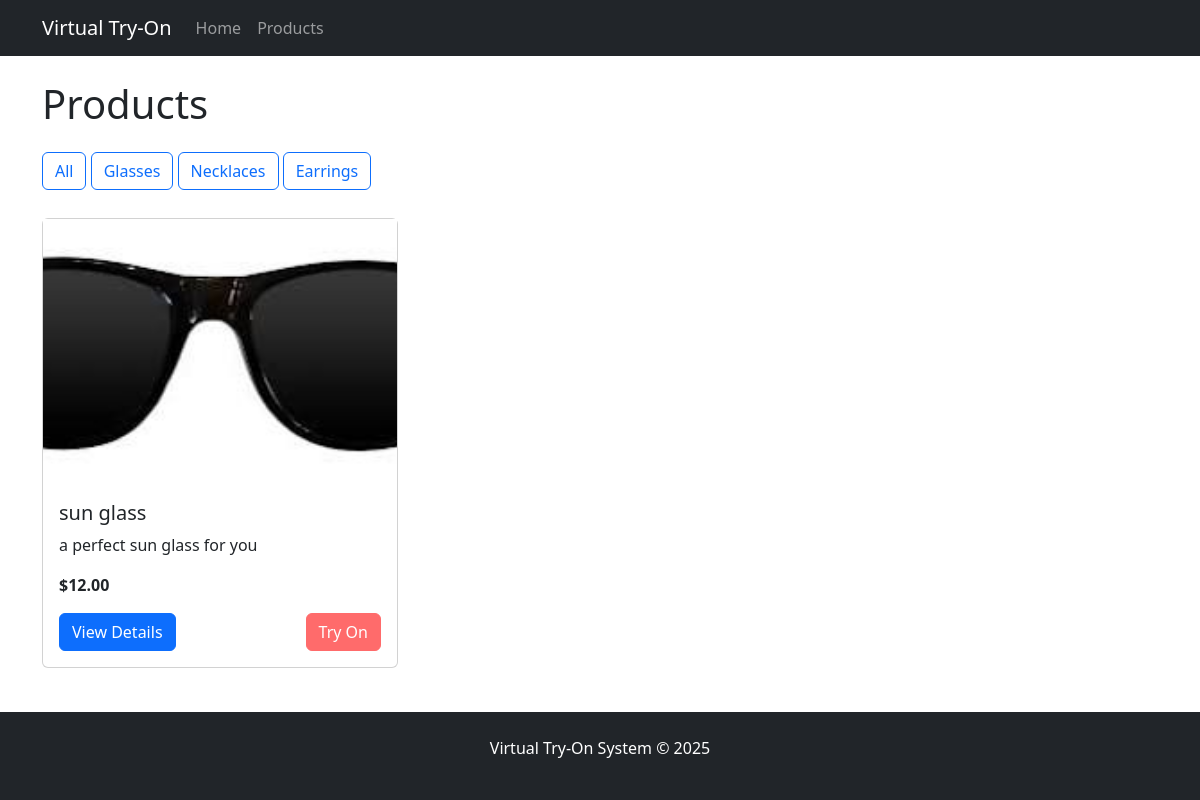
Screenshot of /products/?type=glasses with the database file from the repository.
### virtual_tryon/models.py (models this page shows, shortened)
class OrnamentProduct(models.Model):
    ORNAMENT_TYPES = (
        ('glasses', 'Glasses'),
        ('necklace', 'Necklace'),
        ('earrings', 'Earrings'),
    )
    name = models.CharField(max_length=100)
    description = models.TextField(blank=True)
    price = models.DecimalField(max_digits=10, decimal_places=2, default=0.00)
    ornament_type = models.CharField(max_length=20, choices=ORNAMENT_TYPES)
    image = models.ImageField(upload_to='ornaments/')
    created_at = models.DateTimeField(auto_now_add=True)

### virtual_tryon/views.py (the view)
# urls.py: path('products/', views.product_list, name='product_list'),
def product_list(request):
    ornament_type = request.GET.get('type', None)
    if ornament_type:
        products = OrnamentProduct.objects.filter(ornament_type=ornament_type)
    else:
        products = OrnamentProduct.objects.all()
    context = {
        'products': products,
        'ornament_types': OrnamentProduct.ORNAMENT_TYPES
    }
    return render(request, 'product_list.html', context)

### virtual_tryon/templates/product_list.html (shortened to what this page needs)
{% extends 'base.html' %}
{% block content %}
<h1 class="mb-4">Products</h1>
<div class="filter-buttons">
    <a href="{% url 'product_list' %}" class="btn btn-outline-primary mb-2">All</a>
    <a href="{% url 'product_list' %}?type=glasses" class="btn btn-outline-primary mb-2">Glasses</a>
    <a href="{% url 'product_list' %}?type=necklace" class="btn btn-outline-primary mb-2">Necklaces</a>
    <a href="{% url 'product_list' %}?type=earrings" class="btn btn-outline-primary mb-2">Earrings</a>
</div>
<div class="row">
    {% for product in products %}
    <div class="col-md-4">
        <div class="card product-card">
            <div class="product-image-container">
                <img src="{{ product.image.url }}" class="product-image" alt="{{ product.name }}">
            </div>
            <div class="card-body">
                <h5 class="card-title">{{ product.name }}</h5>
                <p class="card-text">{{ product.description|truncatechars:100 }}</p>
                <p class="card-text"><strong>${{ product.price }}</strong></p>
                <div class="d-flex justify-content-between">
                    <a href="{% url 'product_detail' product.id %}" class="btn btn-primary">View Details</a>
                    <a href="{% url 'try_on' product.id %}" class="btn btn-success try-on-btn">Try On</a>
                </div>
            </div>
        </div>
    </div>
    {% empty %}
    <div class="col-12">
        <div class="alert alert-info">
            No products found.
        </div>
    </div>
    {% endfor %}
</div>
{% endblock %}

### virtual_tryon/templates/base.html (style rules this page uses)
.product-card { transition: transform 0.3s; margin-bottom: 20px; }
.try-on-btn { background-color: #ff6b6b; border-color: #ff6b6b; }
.filter-buttons { margin-bottom: 20px; }

### virtual_tryon/templates/product_list.html (style rules this page uses)
.product-image-container { position: relative; width: 100%; padding-top: 75%; overflow: hidden; }
.product-image { position: absolute; top: 0; left: 0; width: 100%; height: 100%; object-fit: cover; }
.product-card { transition: transform 0.3s; margin-bottom: 20px; }

### rows the page displays
OrnamentProduct: image (picture), name "sun glass", description "a perfect sun glass for you", price "12.00"
